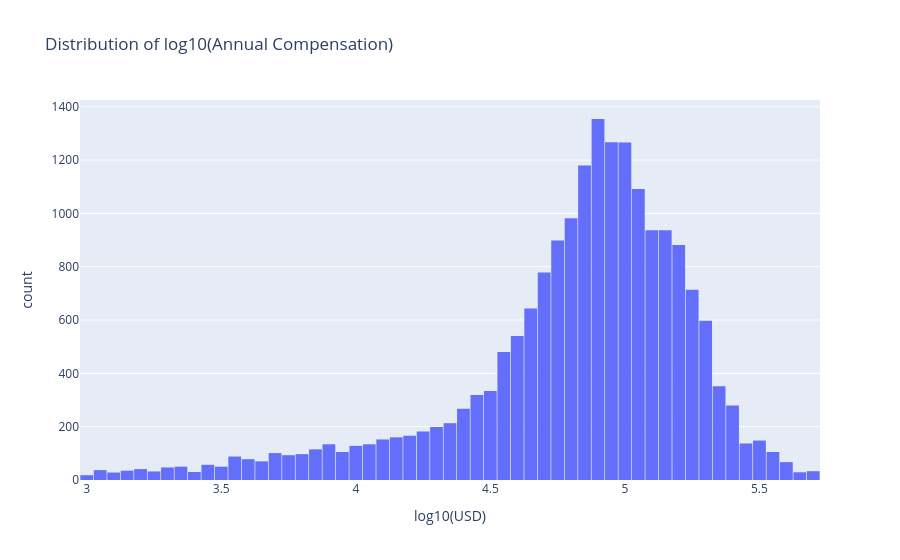

Notebook cell for this chart:
### Code cell
df["LogComp"] = np.log10(df["ConvertedCompYearly"])

fig = px.histogram(
    df, x="LogComp", nbins=80,
    title="Distribution of log10(Annual Compensation)",
    labels={"LogComp": "log10(USD)"},
)
fig.update_layout(bargap=0.05)
fig.show()

### Figure 1 — Plotly figure (JSON) as saved in the notebook; plotly's stock layout.template omitted (floating-point values rounded to 4 significant figures; data arrays with more than 128 entries replaced by an {"elided": "..."} marker saying what was removed)
{"data": [{"bingroup": "x", "hovertemplate": "log10(USD)=%{x}<br>count=%{y}<extra></extra>", "legendgroup": "", "marker": {"color": "#636efa", "pattern": {"shape": ""}}, "name": "", "nbinsx": 80, "orientation": "v", "showlegend": false, "type": "histogram", "x": {"elided": "19255 float values"}, "xaxis": "x", "yaxis": "y"}], "layout": {"bargap": 0.05, "barmode": "relative", "legend": {"tracegroupgap": 0}, "title": {"text": "Distribution of log10(Annual Compensation)"}, "xaxis": {"anchor": "y", "domain": [0, 1], "title": {"text": "log10(USD)"}}, "yaxis": {"anchor": "x", "domain": [0, 1], "title": {"text": "count"}}}}
